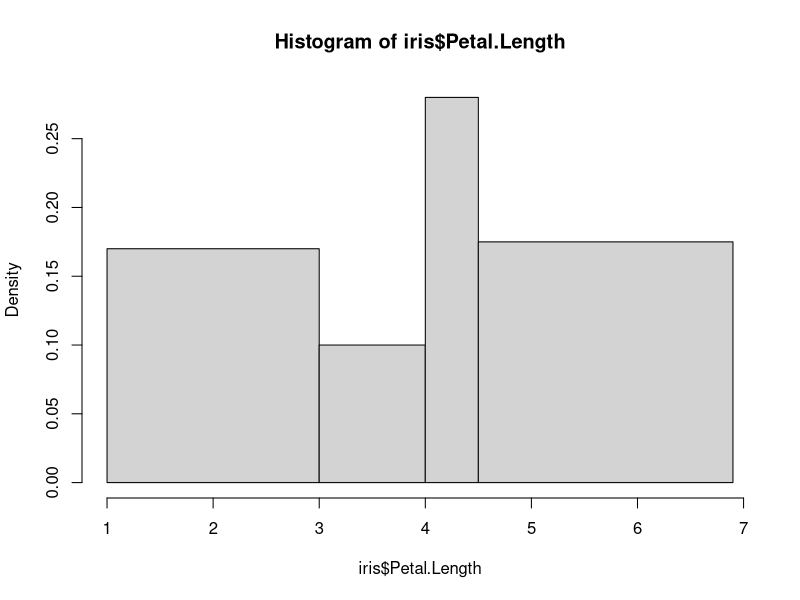
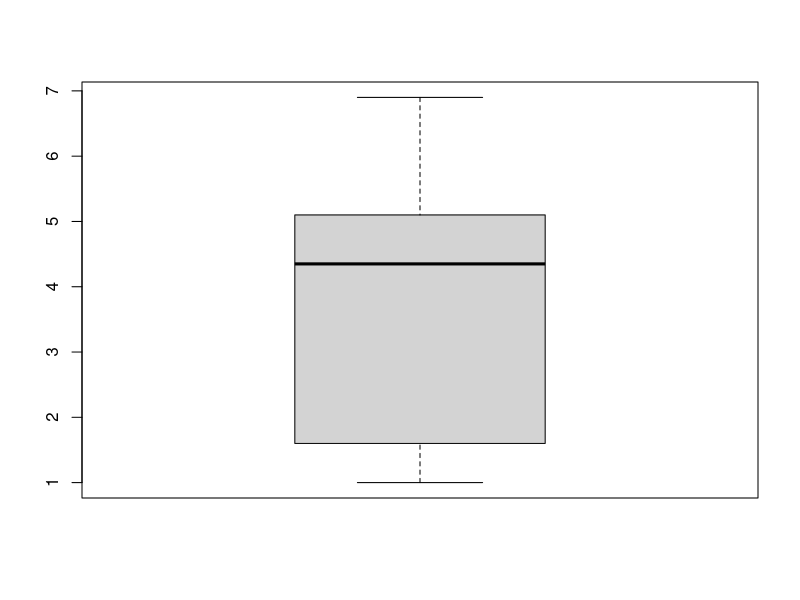
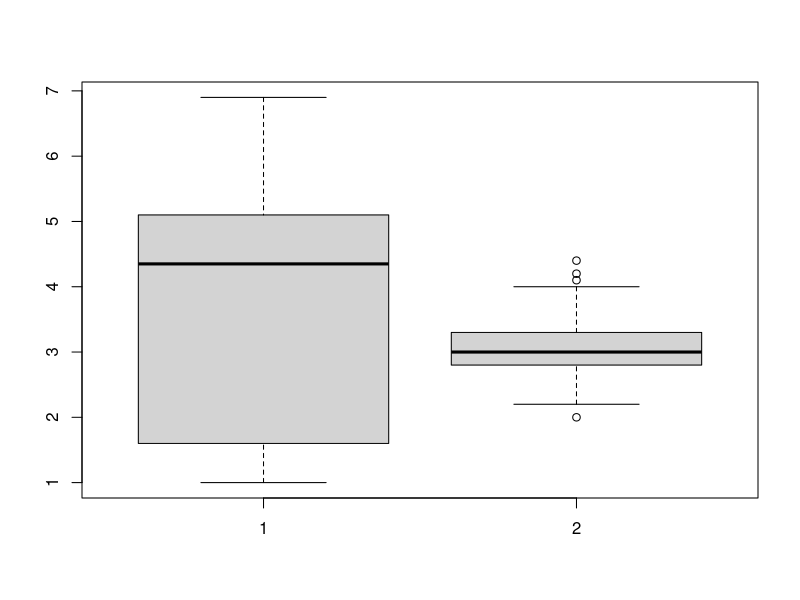
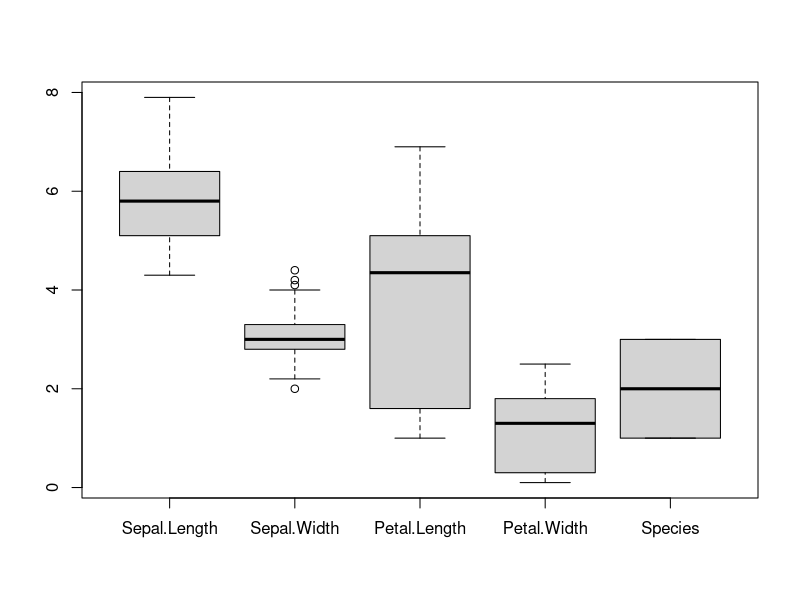
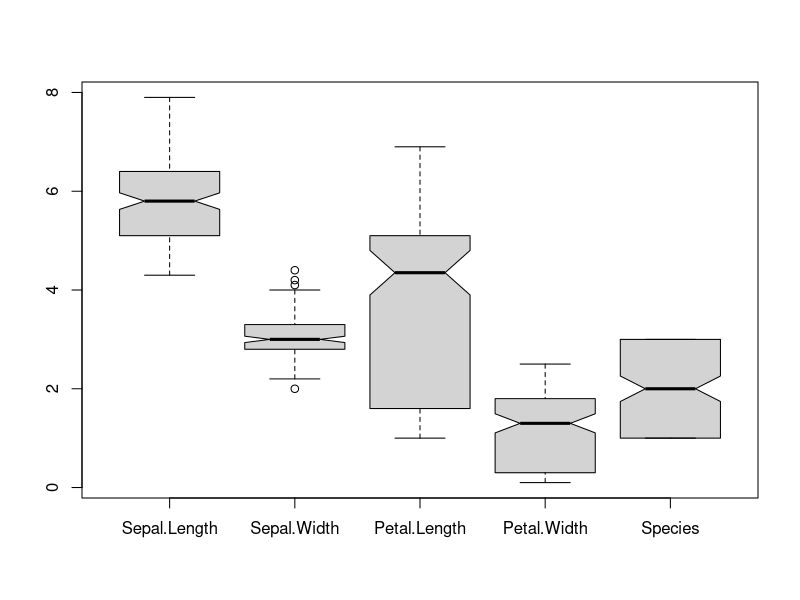
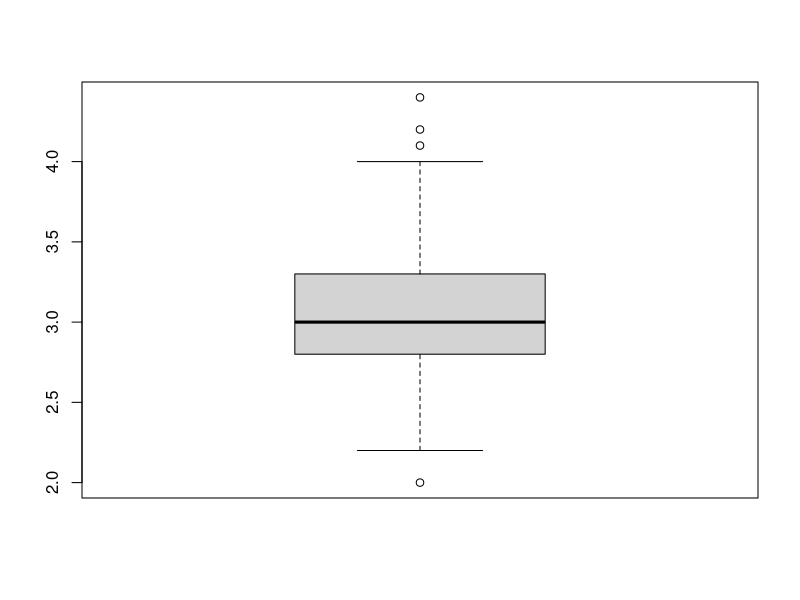
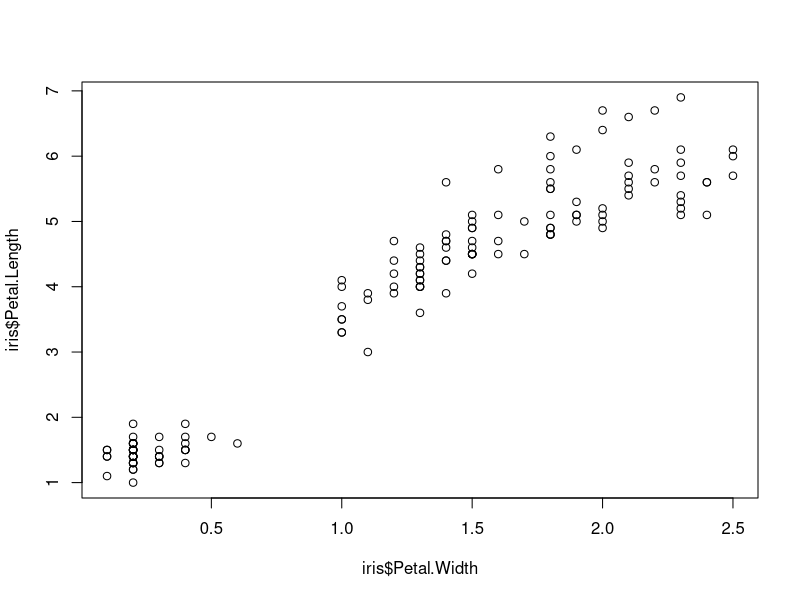
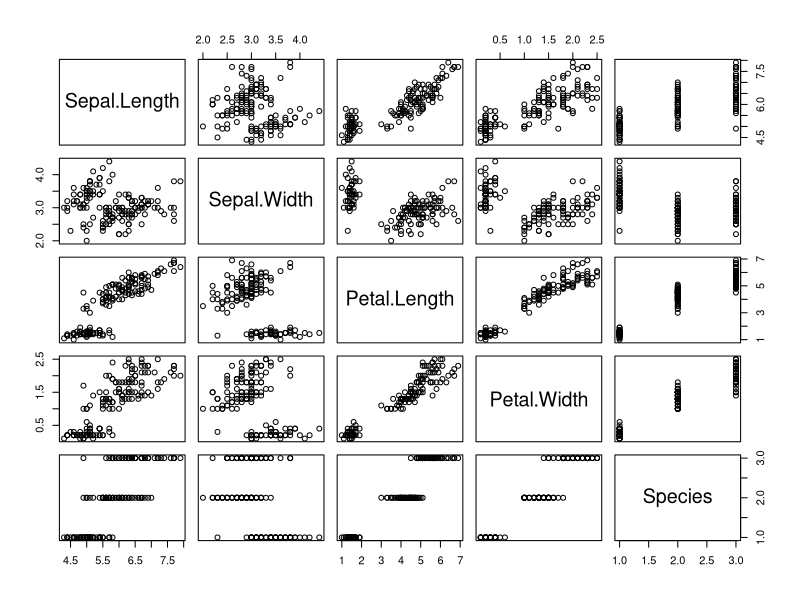

These charts were generated, in order, by the following R code:
data(iris)
library(hexbin)
library(scatterplot3d)

# Histograms
hist(iris$Petal.Length, breaks = c(1.0, 3.0, 4.5, 4.0, 6.9))

# Boxplots
boxplot(iris$Petal.Length)
boxplot(iris$Petal.Length, iris$Sepal.Width)
boxplot(iris)
boxplot(iris, notch = TRUE)

print(boxplot(iris$Sepal.Width))

# Scatter Plots
plot(iris$Petal.Width, iris$Petal.Length)
plot(iris)
plot(iris$Petal.Width, iris$Sepal.Length, pch = as.numeric(iris$Species))
plot(iris$Petal.Width, iris$Petal.Length)
identify(iris$Petal.Width, iris$Petal.Length)

plot(jitter(iris$Petal.Width), jitter(iris$Petal.Length))
plot(iris$Petal.Width, iris$Petal.Length, col = rgb(0, 0, 0, 50, maxColorValue = 255), pch = 16)

bin <- hexbin(iris$Petal.Width, iris$Petal.Length, xbins = 50)
plot(bin)

scatterplot3d(iris$Sepal.Length, iris$Sepal.Width, iris$Petal.Length)


# Principal Component Analysis
species <- which(colnames(iris) == "Species")
iris.pca <- prcomp(iris[,-species], center = T, scale = T)
print(iris.pca)
